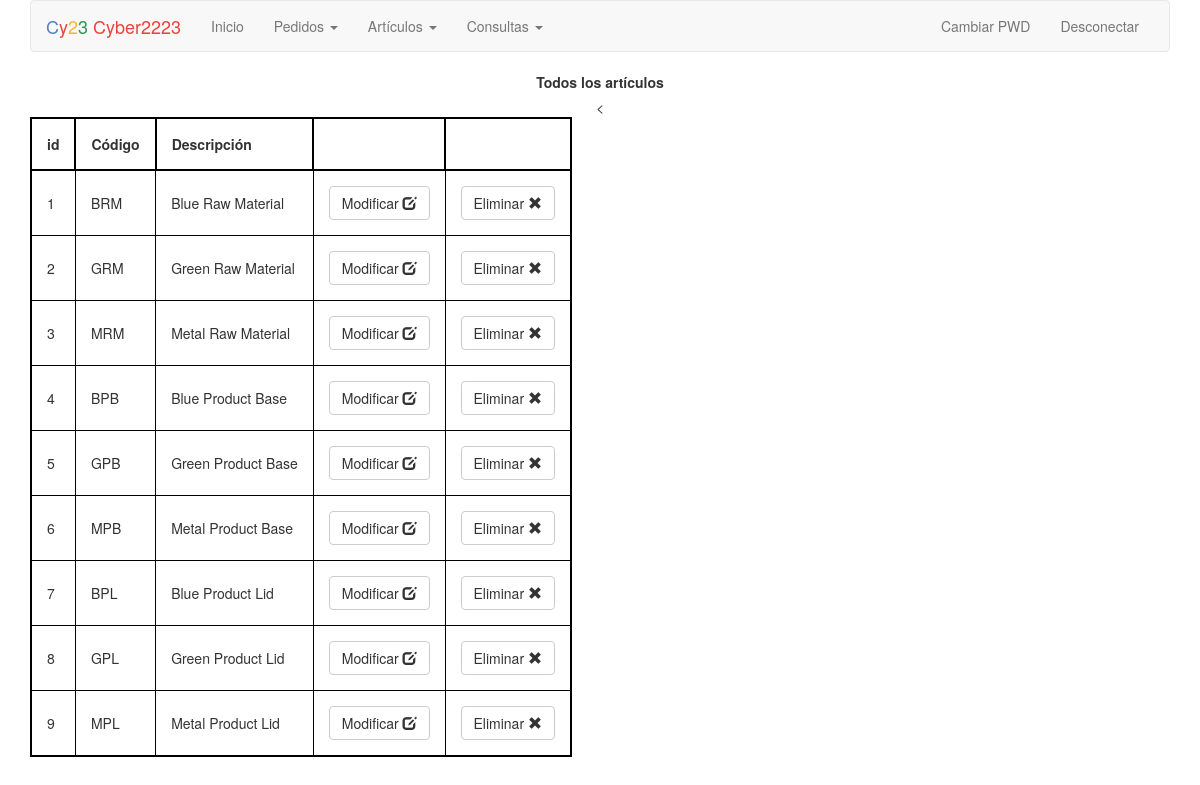
The page /articulos (signed in) on the database its author committed.
### tables this page shows
CREATE TABLE "articulos" (
	"id"	INTEGER,
	"codigo"	TEXT,
	"descripcion"	TEXT,
	"estado"	INTEGER,
	PRIMARY KEY("id" AUTOINCREMENT)
);

### application.py (the view)
@app.route("/articulos", methods=["GET", "POST"])
@login_required
def articulos():
    articulos = db.execute("SELECT * FROM articulos")
    return render_template("articulos.html",registros=articulos)

### helpers.py (called while the page is built)
def login_required(f):
    @wraps(f)
    def decorated_function(*args, **kwargs):
        if session.get("user_id") is None:
            return redirect(url_for("login", next=request.url))
        return f(*args, **kwargs)
    return decorated_function

### templates/articulos.html (shortened to what this page needs)
{% extends "layout.html" %}
{% block main %}
    {% if registros!=[]%}
    <panel>
        <label>Todos los artículos</label>
    </panel>
    {% else %}
        <label class="text-warning"><h1>No hay artículos en la base de datos</h1></label>
    {% endif %}
    {% if registros!=[] %}
    <br/>
    <form action="{{ url_for('articulos') }}" method="post">
    <table>
        <tr><th>id</th><th>Código</th><th>Descripción</th><<th></th><th></th></tr>
        {% for registro in registros %}
        <tr>
            <td>{{registro.id}}</td><td>{{registro.codigo}}</td>
            <td>{{registro.descripcion}}</td>
            <td><button class="btn btn-default" type="submit" name="action" value="m{{registro.id}}">Modificar
            <span class="glyphicon glyphicon-edit" aria-hidden="true"></span>
            </button></td>
            <td><button class="btn btn-default" type="submit" name="action" value="e{{registro.id}}">Eliminar
            <span class="glyphicon glyphicon-remove" aria-hidden="true"></span>
            </button></td>
        </tr>
        {% endfor %}
    </table>
    </form>
    {% endif %}
{% endblock %}

### templates/layout.html (shortened to what this page needs)
<!DOCTYPE html>
<html lang="en">
    <head>
        <link href="https://maxcdn.bootstrapcdn.com/bootstrap/3.3.7/css/bootstrap.min.css" rel="stylesheet"/>
        <link href="{{ url_for('static', filename='styles.css') }}" rel="stylesheet"/>
        <link rel="stylesheet" href="//code.jquery.com/ui/1.12.1/themes/base/jquery-ui.css">
    </head>
    <body>
        <div class="container">
            <nav class="navbar navbar-default">
                <div class="container-fluid">
                    <div class="navbar-header">
                        <a class="navbar-brand" href="{{ url_for('index') }}"><span class="blue">C</span><span class="red">y</span><span class="yellow">2</span><span class="green">3</span> <span class="red">Cyber2223</span></a>
                    </div>
                    <div class="collapse navbar-collapse" id="navbar">
                        {% if session.user_id %}
                            <ul class="nav navbar-nav">
                                <li><a href="{{ url_for('index') }}">Inicio</a></li>
                                <li class="dropdown">
                                    <a class="dropdown-toggle" data-toggle="dropdown" href="#">Pedidos
                                    <span class="caret"></span></a>
                                </li>
                                <li class="dropdown">
                                    <a class="dropdown-toggle" data-toggle="dropdown" href="#">Artículos
                                    <span class="caret"></span></a>
                                </li>
                                <li class="dropdown">
                                    <a class="dropdown-toggle" data-toggle="dropdown" href="#">Consultas
                                    <span class="caret"></span></a>
                                </li>
                            </ul>
                            <ul class="nav navbar-nav navbar-right">
                                <li><a href="{{ url_for('cambiarpwd') }}">Cambiar PWD</a></li>
                                <li><a href="{{ url_for('logout') }}">Desconectar</a></li>
                            </ul>
                        {% else %}
                            <ul class="nav navbar-nav navbar-right">
                                <li><a href="{{ url_for('logout') }}">Conectar</a></li>
                            </ul>
                        {% endif %}
                    </div>
                </div>
            </nav>
            <main>
                {% block main %}{% endblock %}
            </main>
        </div>
    </body>
</html>

### static/styles.css (style rules this page uses)
.container { margin-left: auto; margin-right: auto; text-align: center; }
.navbar-default .navbar-brand .blue { color: #537fbe; }
.navbar-default .navbar-brand .red { color: #ea433b; }
.navbar-default .navbar-brand .yellow { color: #f5b82e; }
.navbar-default .navbar-brand .green { color: #2e944b; }
main td { text-align: left; }
table { border: 1px solid black; }
th,td { padding: 5px; border: 1px solid black; }

### templates/articulos.html (style rules this page uses)
table { border: 2px solid black; }
th { padding: 15px; border: 2px solid black; }
td { padding: 15px; border: 1px solid black; }

### rows shown on the page
articulos: id "1", codigo "BRM", descripcion "Blue Raw Material"
articulos: id "2", codigo "GRM", descripcion "Green Raw Material"
articulos: id "3", codigo "MRM", descripcion "Metal Raw Material"
articulos: id "4", codigo "BPB", descripcion "Blue Product Base"
articulos: id "5", codigo "GPB", descripcion "Green Product Base"
articulos: id "6", codigo "MPB", descripcion "Metal Product Base"
articulos: id "7", codigo "BPL", descripcion "Blue Product Lid"
articulos: id "8", codigo "GPL", descripcion "Green Product Lid"
articulos: id "9", codigo "MPL", descripcion "Metal Product Lid"
